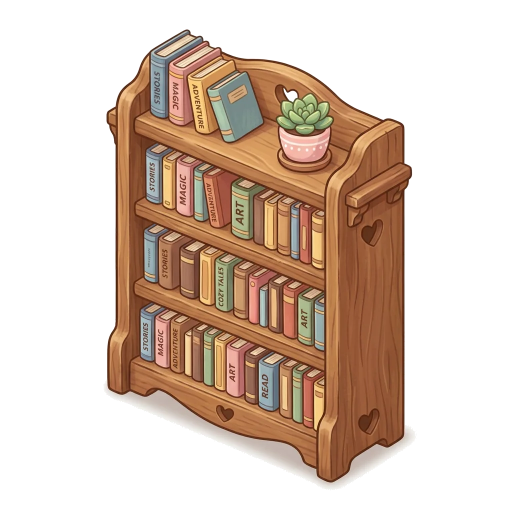
#> input picture apps/mobile/src/features/roomV2/assets/runtime/furniture_bookshelf_v1.webp, 1024 x 1024 px (shown at 1/2 size)
$ python -i prepare_female_bottom_motion_staging.py   (imports and definitions only)
#> lines starting #> are read from the running program, lines starting #| are printed output that depends on the picture
#!/usr/bin/env python3
"""Audit seven female bottoms and stage only promotion-safe 4W+1S candidates."""

from __future__ import annotations

import argparse
import hashlib
import json
from pathlib import Path
from shutil import copyfile

from PIL import Image, ImageDraw, ImageFont


ROOT = Path(__file__).resolve().parents[3]
ROOM = ROOT / "apps/mobile/src/features/avatarV2/assets/room"
MOTION = ROOM / "motion"
STAGING = ROOT / "docs/avatar-motion-pipeline/female-bottom-motion-staging"
SOURCES = STAGING / "sources"
EXTRACTED = STAGING / "extracted"
METRICS = STAGING / "2026-07-15-female-bottom-motion-metrics.json"
CANVAS = (256, 384)
STATES = ("walking_front_f01", "walking_front_f02", "walking_front_f03", "walking_front_f04", "sitting_front_f01")
STAGED_STATES = ("static", *STATES)

ITEMS = {
    # These two shipped before the promotion system existed.  Their bytes are
    # copied into the candidate surface unchanged so the later hash-bound
    # promotion can review Static + 4W + 1S without silently repainting a live
    # item.  They must clear the same geometry and visual-evidence gates as a
    # newly generated piece before joining the canonical promotion set.
    "denim_skort_shorts": {
        "decision": "STAGED_LIVE_REVIEW_CANDIDATE", "role": "short",
        # The legacy idle and W1 layers sat three pixels too low against the
        # female torso envelope. This moves their existing pixel art together.
        "offsets": {"static": (0, -3), "walking_front_f01": (0, -3)},
    },
    "striped_crochet_shorts": {"decision": "STAGED_LIVE_REVIEW_CANDIDATE", "role": "short"},
    "coral_embellished_laceup_pants": {"decision": "DELEGATED_LONG_PANT_REFIT", "role": "trouser"},
    "black_palm_embellished_pants": {
        "decision": "DELEGATED_LONG_PANT_REFIT", "role": "trouser",
        "source": "black-palm-4w1s-micro-chibi-chroma.png", "minimumRatio": (1.25, 1.70),
    },
    "smoky_floral_mesh_pants": {
        "decision": "DELEGATED_LONG_PANT_REFIT", "role": "trouser",
        "source": "smoky-floral-4w1s-micro-chibi-chroma.png", "minimumRatio": (1.25, 1.70),
    },
    "layered_lace_ruffle_mini_skirt": {
        "decision": "STAGED_REVIEW_CANDIDATE", "role": "skirt",
        "source": "layered-lace-4w1s-micro-chibi-chroma.png",
        "staticWidth": 96, "staticTop": 281,
        "widths": (98, 100, 97, 100, 116), "tops": (279, 280, 279, 280, 281),
    },
    "yellow_bow_lace_ruffle_skirt": {
        "decision": "STAGED_REVIEW_CANDIDATE", "role": "skirt",
        "source": "yellow-bow-4w1s-micro-chibi-chroma.png",
        "staticWidth": 94, "staticTop": 281,
        "widths": (96, 98, 95, 98, 113), "tops": (279, 280, 279, 280, 281),
    },
}


def font(size: int, bold: bool = False) -> ImageFont.ImageFont:
    name = "Arial Bold.ttf" if bold else "Arial.ttf"
    return ImageFont.truetype(f"/System/Library/Fonts/Supplemental/{name}", size)


def digest(path: Path) -> str:
    return hashlib.sha256(path.read_bytes()).hexdigest()


# [4 lines left out: function live_path, not called in this run]


def chroma_panel(source: Image.Image, index: int) -> Image.Image:
    left = round(index * source.width / 5)
    right = round((index + 1) * source.width / 5)
    panel = source.crop((left, 0, right, source.height)).convert("RGBA")
    pixels = []
    for red, green, blue, _ in panel.getdata():
        dominance = green - max(red, blue)
        if green > 105 and dominance >= 45:
            alpha = 0
        elif green < 85 or dominance <= 5:
            alpha = 255
        else:
            alpha = round(255 * max(0, min(1, (45 - dominance) / 40)))
        if alpha:
            green = min(green, max(red, blue))
        pixels.append((red, green, blue, alpha))
    panel.putdata(pixels)
    return panel


def visible_bbox(image: Image.Image) -> tuple[int, int, int, int]:
    bbox = image.getchannel("A").point(lambda value: 255 if value > 16 else 0).getbbox()
    if bbox is None:
        raise ValueError("empty chroma panel")
    return bbox


# [142 lines left out: functions retain_largest_alpha_component, strict_despill, staged_filename, clean_existing_frame, stage_skirt, stage_existing_alpha_cleanup and 1 more, not called in this run]


def source_ratios(path: Path) -> list[float]:
    source = Image.open(path).convert("RGBA")
#> source is the input picture: PIL image 1024x1024 RGBA; mean R, G, B, A 215.5, 196, 182.4, 107.8
    ratios = []
    for index in range(5):
        bbox = visible_bbox(chroma_panel(source, index))
        ratios.append(round((bbox[2] - bbox[0]) / (bbox[3] - bbox[1]), 3))
#> this loop made 5 passes
#> bbox on passes 1 to 5: (0, 0, 205, 1024), (0, 0, 205, 1024), (0, 0, 204, 1024), (0, 0, 205, 1024), (0, 0, 205, 1024)
#> pass 2, in chroma_panel (call 2), `panel = source.crop((left, 0, right, source.height)).convert("RGBA")`:
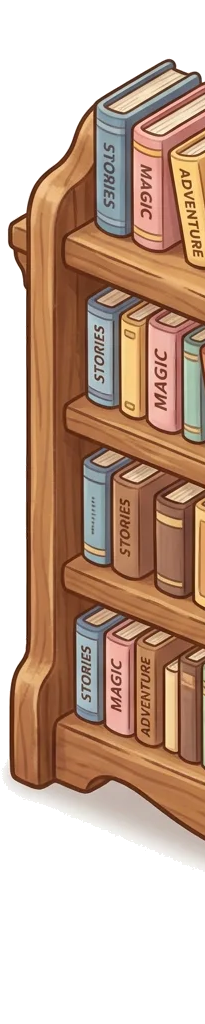
#> panel: PIL image 205x1024 RGBA; mean R, G, B, A 195, 166.9, 148.4, 162.7; transparent parts drawn white
#> pass 3, in chroma_panel (call 3), `panel = source.crop((left, 0, right, source.height)).convert("RGBA")`:
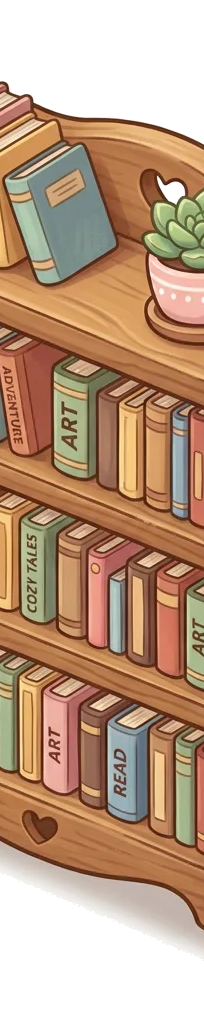
#> panel: PIL image 204x1024 RGBA; mean R, G, B, A 188.3, 156.1, 130.4, 198.8; transparent parts drawn white
#> after the loop, ratios = [0.2, 0.2, 0.199, 0.2, 0.2]
    return ratios


# [237 lines left out: functions bbox_iou, transition_metrics, verify_transition_record, load_layer, compose, evidence_sheet and 3 more, not called in this run]


# [2 lines not run here, left out]

>>> result = source_ratios('../src/features/roomV2/assets/runtime/furniture_bookshelf_v1.webp')
#> result = [0.2, 0.2, 0.199, 0.2, 0.2]

$ run again, on apps/mobile/src/features/roomV2/assets/runtime/room_shell_blumi_world_v1.webp
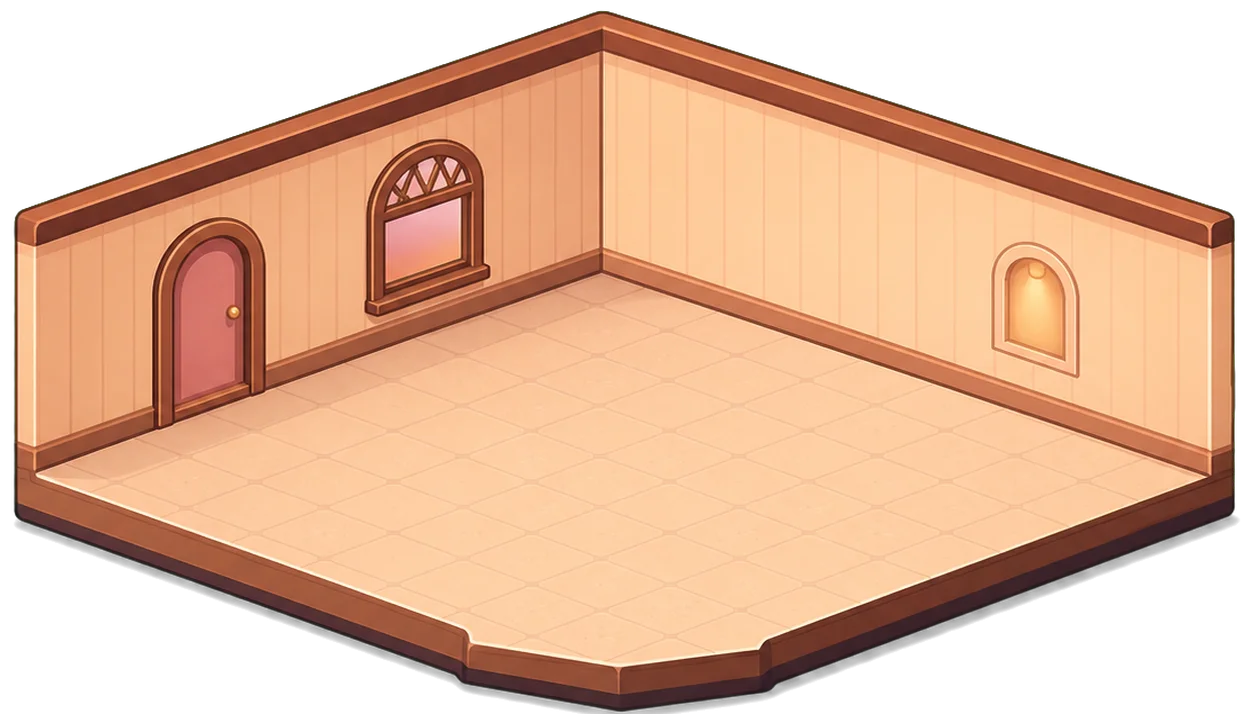
#> input picture apps/mobile/src/features/roomV2/assets/runtime/room_shell_blumi_world_v1.webp, 1254 x 714 px
#> in source_ratios, source is the input picture: PIL image 1254x714 RGBA; mean R, G, B, A 154.3, 114.1, 87.3, 179.2
#> the loop in source_ratios, `for index in range(5):` made 5 passes
#> bbox on passes 1 to 5: (0, 0, 251, 714), (0, 0, 251, 714), (0, 0, 250, 714), (0, 0, 251, 714), (0, 0, 251, 714)
#> pass 1, in chroma_panel, `panel = source.crop((left, 0, right, source.height)).convert("RGBA")`:
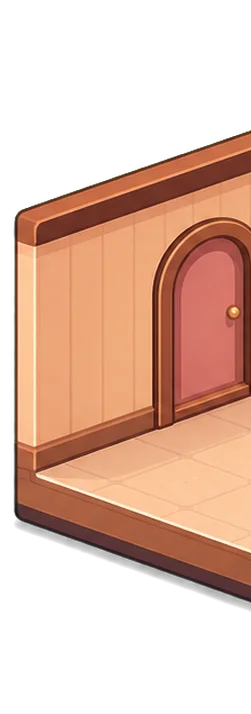
#> panel: PIL image 251x714 RGBA; mean R, G, B, A 103, 68.4, 51.5, 131.6; transparent parts drawn white
#> pass 3, in chroma_panel (call 3), `panel = source.crop((left, 0, right, source.height)).convert("RGBA")`:
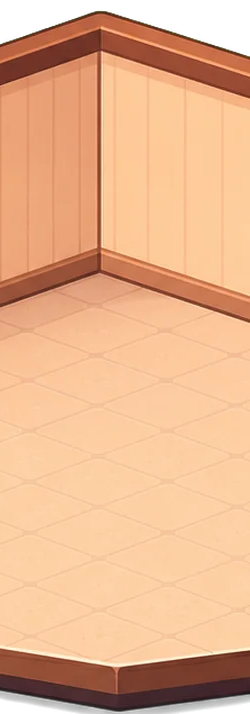
#> panel: PIL image 250x714 RGBA; mean R, G, B, A 217.4, 166, 128, 240.4; transparent parts drawn white
#> after the loop in source_ratios, `for index in range(5):`: ratios = [0.352, 0.352, 0.35, 0.352, 0.352]

$ run again, on apps/mobile/src/features/roomV2/assets/runtime/furniture_world_chair_v1.png
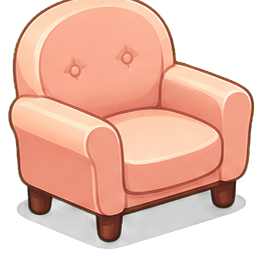
#> input picture apps/mobile/src/features/roomV2/assets/runtime/furniture_world_chair_v1.png, 263 x 257 px
#> in source_ratios, source is the input picture: PIL image 263x257 RGBA; mean R, G, B, A 143.4, 100.1, 84.5, 161.2
#> the loop in source_ratios, `for index in range(5):` made 5 passes
#> bbox on passes 1 to 5: (0, 0, 53, 257), (0, 0, 52, 257), (0, 0, 53, 257), (0, 0, 52, 257), (0, 0, 53, 257)
#> pass 1, in chroma_panel, `panel = source.crop((left, 0, right, source.height)).convert("RGBA")`:
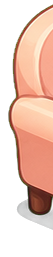
#> panel: PIL image 53x257 RGBA; mean R, G, B, A 116.7, 83.6, 69.5, 133.4; transparent parts drawn white
#> pass 3, in chroma_panel (call 3), `panel = source.crop((left, 0, right, source.height)).convert("RGBA")`:
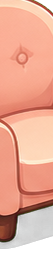
#> panel: PIL image 53x257 RGBA; mean R, G, B, A 198.9, 137.6, 117, 220.7; transparent parts drawn white
#> after the loop in source_ratios, `for index in range(5):`: ratios = [0.206, 0.202, 0.206, 0.202, 0.206]
